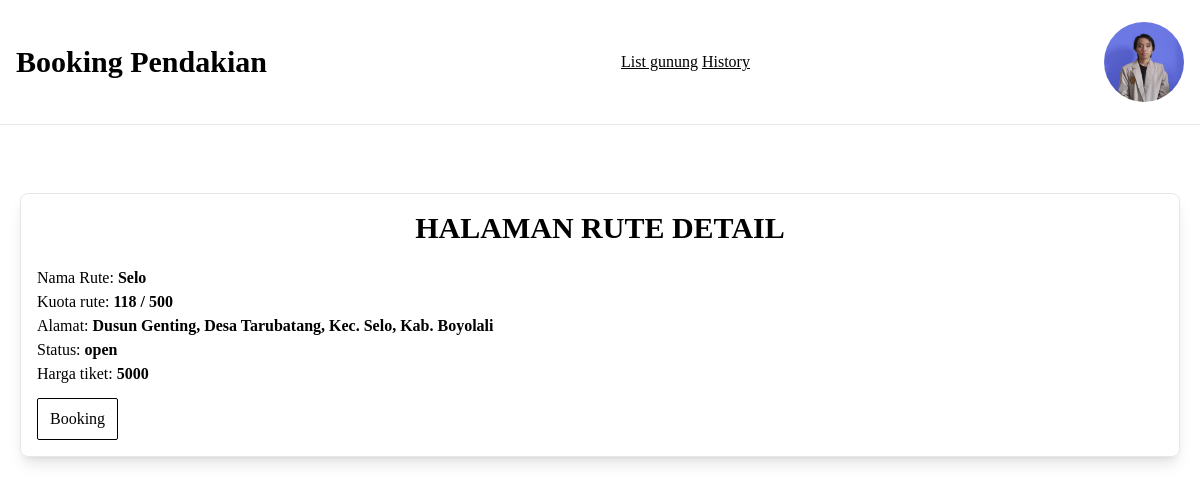
/routedetail.php?route=1 (signed in), run on the app's committed database.
### tables this page shows
CREATE TABLE `user_detail` (
  `user_detail_id` int(11) NOT NULL,
  `user_id` int(11) DEFAULT NULL,
  `user_full_name` varchar(50) DEFAULT NULL,
  `user_phone_number` varchar(20) DEFAULT NULL,
  `user_birth_date` date DEFAULT NULL,
  `user_province` varchar(50) DEFAULT NULL,
  `user_city` varchar(50) NOT NULL,
  `user_district` varchar(50) DEFAULT NULL,
  `user_postal_code` char(10) DEFAULT NULL,
  `user_address` text DEFAULT NULL,
  `user_weight` decimal(5,2) DEFAULT NULL,
  `user_height` decimal(5,2) DEFAULT NULL,
  `user_photo` varchar(255) DEFAULT NULL,
  `user_identity_card` varchar(255) DEFAULT NULL,
  `user_identity_status` enum('unverified','verified','rejected') NOT NULL
);

CREATE TABLE `route` (
  `route_id` int(11) NOT NULL,
  `mountain_id` int(11) DEFAULT NULL,
  `route_name` varchar(50) DEFAULT NULL,
  `route_quota` int(11) NOT NULL,
  `route_recent` int(11) NOT NULL,
  `route_address` text DEFAULT NULL,
  `route_status` enum('open','close') DEFAULT NULL,
  `route_price` int(11) DEFAULT NULL,
  `route_img` varchar(255) DEFAULT NULL
);

### src/routedetail.php (the view, shortened to what this page needs)
<?php
include './connection.php';
$route_id = $_GET['route'];
$queryRute = $conn->query("SELECT * FROM `route` WHERE route_id = $route_id");
$dataRute = $queryRute->fetch_assoc();
?>
<!DOCTYPE html>
<html lang="en">
<head>
    <link rel="stylesheet" href="../dist/output.css">
</head>
<body>
    <?php include './components/navbar.php'; ?>
    <div class="max-w-screen-xl p-5 mx-auto min-h-screen flex flex-col justify-between">
        <div class="rounded-lg border relative shadow-lg p-4">
            <form method="POST">
                <h1 class="text-3xl font-bold text-center mb-5">HALAMAN RUTE DETAIL</h1>
                <h3>Nama Rute: <span class="font-bold"><?php echo $dataRute['route_name'] ?></span></h3>
                <h3>Kuota rute: <span class="font-bold"><?php echo $dataRute['route_recent'] ?> / <?php echo $dataRute['route_quota'] ?></span></h3>
                <h3>Alamat: <span class="font-bold"><?php echo $dataRute['route_address'] ?></span></h3>
                <h3>Status: <span class="font-bold"><?php echo $dataRute['route_status'] ?></span></h3>
                <h3 class="mb-3">Harga tiket: <span class="font-bold"><?php echo $dataRute['route_price'] ?></span></h3>
                <button class="border-black rounded-sm border px-3 py-2 hover:bg-black hover:text-white" name="submit">Booking</button>
            </form>
        </div>
    </div>
</body>
</html>

### src/components/navbar.php (shortened to what this page needs)
<nav class="flex justify-between items-center px-4 py-5  h-[125px] mx-auto border-b mb-12 relative">
    <div>
        <a href="./index.php" class="text-3xl font-black">Booking Pendakian</a>
    </div>
    <div>
        <a href="./listgunung.php" class="underline">List gunung</a>
        <a href="./history.php" class="underline">History</a>
    </div>
    <div class="flex items-center">
        <?php if (!isset($_SESSION['user'])) : ?>
            <a href="../src/login" class="bg-blue-500 text-white font-semibold w-[90px] py-2 rounded-sm hover:bg-blue-400 text-center block">Sign In</a>
        <?php else : ?>
            <div class="flex items-center gap-4">
                <div id='UserProfile' class="w-20 h-20 flex items-center overflow-hidden rounded-full object-cover cursor-pointer" onclick="handleProfileComponents()">
                    <?php
                    $userId = $_SESSION['user']['user_id'];
                    $result = $conn->query("SELECT user_photo FROM user_detail WHERE user_id = $userId");
                    if ($result && $result->num_rows > 0) {
                        $user_data = $result->fetch_assoc();
                        $userPhoto = $user_data['user_photo'];
                    ?>
                        <img src="../assets/img/userdata/<?php echo $userPhoto; ?>?timestamp=<?php echo time(); ?>" alt="user_profile">
                    <?php
                    } else {
                    ?>
                        <img src="../assets/default-profile.png" alt="user_profile">
                    <?php
                    }
                    ?>
                </div>
            </div>
        <?php endif; ?>
    </div>
</nav>

### src/components/navbar.php (style rules this page uses)
nav { background:white }

### data on the page
user_detail: user_photo (picture)
route: route_name "Selo", route_recent "118", route_quota "500", route_address "Dusun Genting, Desa Tarubatang, Kec. Selo, Kab. Boyolali", route_status "open", route_price "5000"
